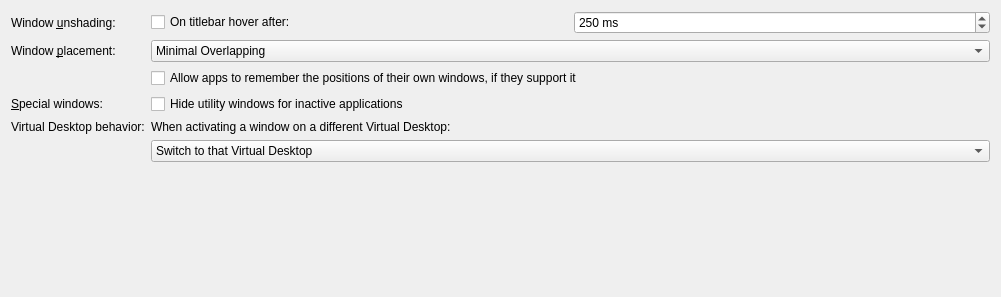
<?xml version="1.0" encoding="UTF-8"?>
<ui version="4.0">
 <class>KWinAdvancedConfigForm</class>
 <widget class="QWidget" name="KWinAdvancedConfigForm">
  <property name="geometry">
   <rect>
    <x>0</x>
    <y>0</y>
    <width>1001</width>
    <height>297</height>
   </rect>
  </property>
  <layout class="QFormLayout" name="formLayout">
   <property name="formAlignment">
    <set>Qt::AlignHCenter|Qt::AlignTop</set>
   </property>
   <item row="0" column="0">
    <widget class="QLabel" name="shadeHoverLabel">
     <property name="text">
      <string>Window &amp;unshading:</string>
     </property>
     <property name="buddy">
      <cstring>kcfg_ShadeHover</cstring>
     </property>
    </widget>
   </item>
   <item row="0" column="1">
    <layout class="QHBoxLayout" name="horizontalLayout_1">
     <item>
      <widget class="QCheckBox" name="kcfg_ShadeHover">
       <property name="whatsThis">
        <string>&lt;html&gt;&lt;head/&gt;&lt;body&gt;&lt;p&gt;If this option is enabled, a shaded window will unshade automatically when the mouse pointer has been over the titlebar for some time.&lt;/p&gt;&lt;/body&gt;&lt;/html&gt;</string>
       </property>
       <property name="text">
        <string>On titlebar hover after:</string>
       </property>
      </widget>
     </item>
     <item>
      <widget class="QSpinBox" name="kcfg_ShadeHoverInterval">
       <property name="whatsThis">
        <string>Sets the time in milliseconds before the window unshades when the mouse pointer goes over the shaded window.</string>
       </property>
       <property name="suffix">
        <string> ms</string>
       </property>
       <property name="minimum">
        <number>0</number>
       </property>
       <property name="maximum">
        <number>3000</number>
       </property>
       <property name="singleStep">
        <number>100</number>
       </property>
       <property name="value">
        <number>250</number>
       </property>
      </widget>
     </item>
    </layout>
   </item>
   <item row="1" column="0">
    <widget class="QLabel" name="windowPlacementLabel">
     <property name="text">
      <string>Window &amp;placement:</string>
     </property>
     <property name="buddy">
      <cstring>kcfg_Placement</cstring>
     </property>
    </widget>
   </item>
   <item row="1" column="1">
    <widget class="QComboBox" name="kcfg_Placement">
     <property name="whatsThis">
      <string>&lt;html&gt;&lt;head/&gt;&lt;body&gt;&lt;p&gt;The placement policy determines where a new window will appear on the desktop.&lt;/p&gt;&lt;ul style=&quot;margin-top: 0px; margin-bottom: 0px; margin-left: 0px; margin-right: 0px; -qt-list-indent: 1;&quot;&gt;&lt;li style=&quot; margin-top:12px; margin-bottom:0px; margin-left:0px; margin-right:0px; -qt-block-indent:0; text-indent:0px;&quot;&gt;&lt;span style=&quot; font-style:italic;&quot;&gt;Smart&lt;/span&gt; will try to achieve a minimum overlap of windows&lt;/li&gt;&lt;li style=&quot; margin-top:0px; margin-bottom:0px; margin-left:0px; margin-right:0px; -qt-block-indent:0; text-indent:0px;&quot;&gt;&lt;span style=&quot; font-style:italic;&quot;&gt;Maximizing&lt;/span&gt; will try to maximize every window to fill the whole screen. It might be useful to selectively affect placement of some windows using the window-specific settings.&lt;/li&gt;&lt;li style=&quot; margin-top:0px; margin-bottom:0px; margin-left:0px; margin-right:0px; -qt-block-indent:0; text-indent:0px;&quot;&gt;&lt;span style=&quot; font-style:italic;&quot;&gt;Random&lt;/span&gt; will use a random position&lt;/li&gt;&lt;li style=&quot; margin-top:0px; margin-bottom:0px; margin-left:0px; margin-right:0px; -qt-block-indent:0; text-indent:0px;&quot;&gt;&lt;span style=&quot; font-style:italic;&quot;&gt;Centered&lt;/span&gt; will place the window centered&lt;/li&gt;&lt;li style=&quot; margin-top:0px; margin-bottom:0px; margin-left:0px; margin-right:0px; -qt-block-indent:0; text-indent:0px;&quot;&gt;&lt;span style=&quot; font-style:italic;&quot;&gt;Zero-cornered&lt;/span&gt; will place the window in the top-left corner&lt;/li&gt;&lt;li style=&quot; margin-top:0px; margin-bottom:12px; margin-left:0px; margin-right:0px; -qt-block-indent:0; text-indent:0px;&quot;&gt;&lt;span style=&quot; font-style:italic;&quot;&gt;Under mouse&lt;/span&gt; will place the window under the pointer&lt;/li&gt;&lt;/ul&gt;&lt;/body&gt;&lt;/html&gt;</string>
     </property>
     <item>
      <property name="text">
       <string>Minimal Overlapping</string>
      </property>
     </item>
     <item>
      <property name="text">
       <string>Maximized</string>
      </property>
     </item>
     <item>
      <property name="text">
       <string>Random</string>
      </property>
     </item>
     <item>
      <property name="text">
       <string>Centered</string>
      </property>
     </item>
     <item>
      <property name="text">
       <string>In Top-Left Corner</string>
      </property>
     </item>
     <item>
      <property name="text">
       <string>Under mouse</string>
      </property>
     </item>
    </widget>
   </item>
   <item row="2" column="1">
    <widget class="QCheckBox" name="kcfg_AllowKDEAppsToRememberWindowPositions">
     <property name="whatsThis">
      <string>When turned on, apps which are able to remember the positions of their windows are allowed to do so. This will override the window placement mode defined above.</string>
     </property>
     <property name="text">
      <string>Allow apps to remember the positions of their own windows, if they support it</string>
     </property>
    </widget>
   </item>
   <item row="3" column="0">
    <widget class="QLabel" name="specialWindowsLabel">
     <property name="text">
      <string>&amp;Special windows:</string>
     </property>
     <property name="buddy">
      <cstring>kcfg_HideUtilityWindowsForInactive</cstring>
     </property>
    </widget>
   </item>
   <item row="3" column="1">
    <widget class="QCheckBox" name="kcfg_HideUtilityWindowsForInactive">
     <property name="whatsThis">
      <string>When turned on, utility windows (tool windows, torn-off menus,...) of inactive applications will be hidden and will be shown only when the application becomes active. Note that applications have to mark the windows with the proper window type for this feature to work.</string>
     </property>
     <property name="text">
      <string>Hide utility windows for inactive applications</string>
     </property>
    </widget>
   </item>
   <item row="4" column="0">
    <widget class="QLabel" name="activationDesktopPolicyLabel">
     <property name="text">
      <string>Virtual Desktop behavior:</string>
     </property>
     <property name="buddy">
      <cstring>kcfg_ActivationDesktopPolicy</cstring>
     </property>
    </widget>
   </item>
   <item row="4" column="1">
    <widget class="QLabel" name="activationDesktopPolicyDescriptionLabel">
     <property name="text">
      <string>When activating a window on a different Virtual Desktop:</string>
     </property>
    </widget>
   </item>
   <item row="5" column="1">
    <widget class="QComboBox" name="kcfg_ActivationDesktopPolicy">
     <property name="whatsThis">
      <string>&lt;html&gt;&lt;head/&gt;&lt;body&gt;&lt;p&gt;This setting controls what happens when an open window located on a Virtual Desktop other than the current one is activated. &lt;/p&gt;&lt;p&gt;&lt;span style=&quot; font-style:italic;&quot;&gt;Switch to that Virtual Desktop&lt;/span&gt; will switch to the Virtual Desktop where the window is currently located. &lt;/p&gt;&lt;p&gt;&lt;span style=&quot; font-style:italic;&quot;&gt;Bring window to current Virtual Desktop&lt;/span&gt; will cause the window to jump to the active Virtual Desktop. &lt;/p&gt;&lt;/body&gt;&lt;/html&gt;</string>
     </property>
     <item>
      <property name="text">
       <string>Switch to that Virtual Desktop</string>
      </property>
     </item>
     <item>
      <property name="text">
       <string>Bring window to current Virtual Desktop</string>
      </property>
     </item>
    </widget>
   </item>
  </layout>
 </widget>
 <resources/>
 <connections/>
</ui>
